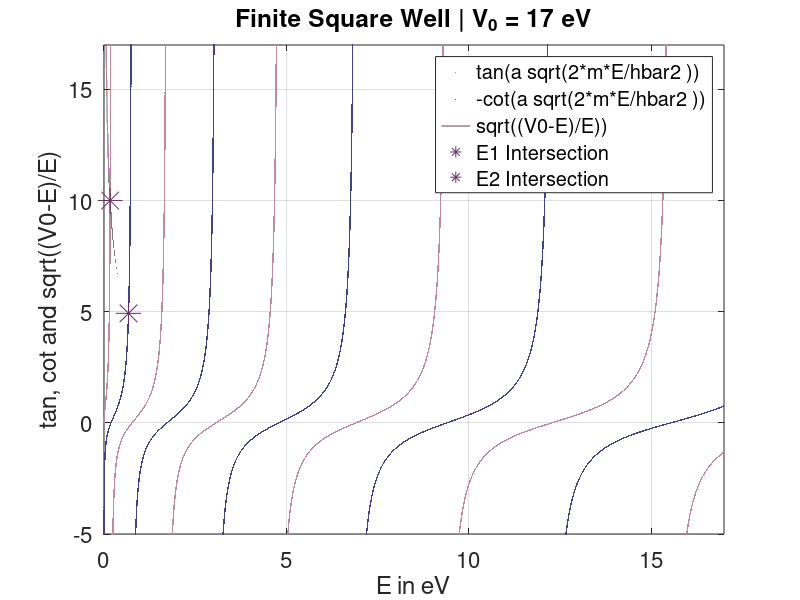

MATLAB code for this plot:
% Professor's Modified Code 
% tailored for finite square well solutions
% shows energies in a finite square well, well depth V0, width 2 a
% the intersections of y1 (even) and y3 (odd) with y2 
% give the allowable energies.
clc; clear all; close all;

% colors 
palatinate_purple = 1/255*[104,45,99];
english_lavender = 1/255*[189,139,156];
dark_slate_blue = 1/255*[65,66,136];
old_mauve =  1/255*[112,61,87];
russian_green = 1/255*[92,148,110];
gunmetal = 1/255*[42,45,52];

% initialization
V0 = 17; % well depth in eV
m = 1.0; % in units of electron mass (9.1*10^-34 kg)
a = 0.7; % in units of 10^-9 m or nm
hbar2 = 0.076199682; % hbar squared
E = 0:0.00001:V0;
y1 = tan( a * sqrt( 2 * m * E / hbar2 ) ) ; % tan(k*a) for even wave function 
y3 = - cot( a * sqrt( 2 * m * E / hbar2 ) ) ; % cot(k*a) for odd wave functions
y2 = sqrt( (V0-E)./E ); 
plot(E,y1,'b.', 'MarkerSize',1,'DisplayName','tan(a sqrt(2*m*E/hbar2 ))','Color',english_lavender);
xlabel('E in eV' , 'Fontsize',10 ); 
ylabel('tan, cot and sqrt((V0-E)/E)' , 'Fontsize',13);
hold on;
plot(E,y3,'g.', 'MarkerSize',1,'DisplayName','-cot(a sqrt(2*m*E/hbar2 ))','Color',dark_slate_blue);
plot(E,y2,'DisplayName','sqrt((V0-E)/E))','Color',old_mauve);

% FINDING E_1 intercept of y2 and y1
idx = find(y2 - y1 < eps,1); % get index of intersection 
px = E(idx); 
py = y2(idx);
plot(px,py,'*','MarkerSize',18,'DisplayName','E1 Intersection','Color',palatinate_purple);
hold on; 
first_point = "Intersection (%.4f,%.4f)";
str11 = sprintf(first_point,px,py);
disp(str11)
first_energy = "Energy (Even): %.4f";
str12 = sprintf(first_energy,px);
disp(str12)
disp("-----------------------------") 

% FINDING E_2 intercept of y2 and y3  
idx = find(y2 - y3 < eps, 1); % get index of intersection
px = E(idx);
py = y3(idx);
plot(px,py,'*','MarkerSize',18,'DisplayName','E2 Intersection','Color',palatinate_purple);
second_point = "Intersection: (%.4f,%.4f)";
str21 = sprintf(second_point,px,py); 
disp(str21)
second_energy = "Energy (Odd): %.4f";
str22 = sprintf(second_energy,px);
disp(str22)

axis( [0 V0 -05 17] );
caption = sprintf('Finite Square Well | V_0 = %d eV', V0);
title(caption, 'FontSize', 10);
grid on
legend
set(gca,'FontSize',16)
